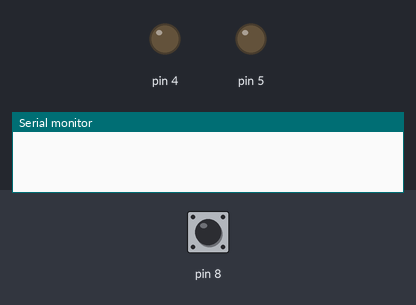
Bench run of a sketch on a simulated Arduino Uno, built with avr-gcc and run on an emulated ATmega328P. Parts: output pins drawn as LEDs (lit = HIGH), the last lines printed to the serial monitor. The inputs (shaded band) are chosen by the test bench; at power-on: pin 8 HIGH.

Above: at 1.8 s.
1.9 s: pin 8 pulled LOW for 0.6 s
At 2.4 s:
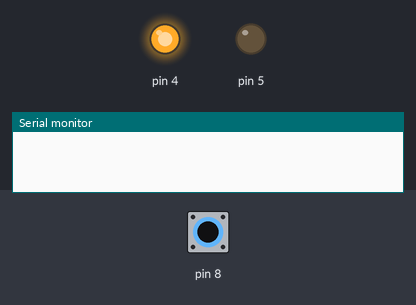
4.0 s: pin 8 pulled LOW for 1 s
At 4.4 s:
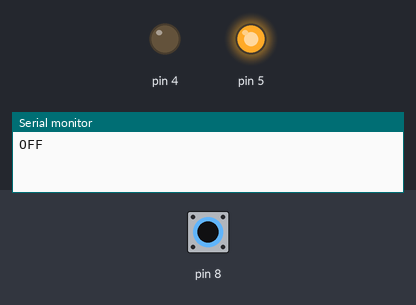
6.5 s: pin 8 pulled LOW for 3.2 s
At 7.5 s:
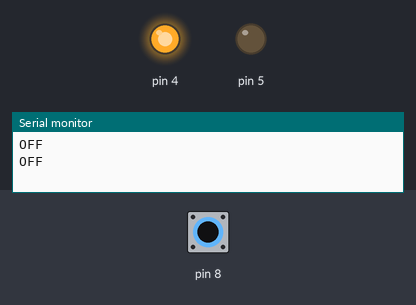
Timing chart, 0 to 11.5 s (numbered marks = the images above; inputs shaded):
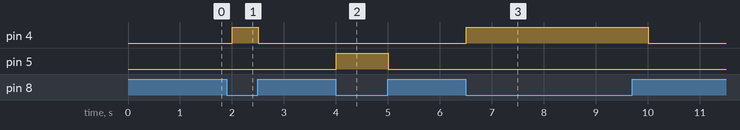

The sketch:

blink_led.ino
```cpp
bool is_switch_on() {
  return digitalRead(8) == 0;
}

bool motor_on = false;
bool dir = true;

void setup() {
  Serial.begin(115200);
  pinMode(8, INPUT_PULLUP);
  pinMode(4, OUTPUT);
  pinMode(5, OUTPUT);
  digitalWrite(4, 0);
  digitalWrite(5, 0);
}

void loop() {
  bool switch_on = is_switch_on();
  if (switch_on && !motor_on) {
    if (dir) {
      digitalWrite(4, 1);
      digitalWrite(5, 0);
    } else {
      digitalWrite(4, 0);
      digitalWrite(5, 1);
    }
    motor_on = true;
  } else if (!switch_on && motor_on) {
    digitalWrite(4, 0);
    digitalWrite(5, 0);
    Serial.println("OFF");
    dir = !dir;
    motor_on = false;
  }
  delay(500);
}
```

Measured:
- after the input at 1.9 s, pin 4: LOW → HIGH after 0.10 s, → LOW 0.50 s later
- after the input at 4.0 s, pin 5: LOW → HIGH at once, → LOW 1.0 s later
- after the input at 6.5 s, pin 4: LOW → HIGH at once, → LOW 3.5 s later
